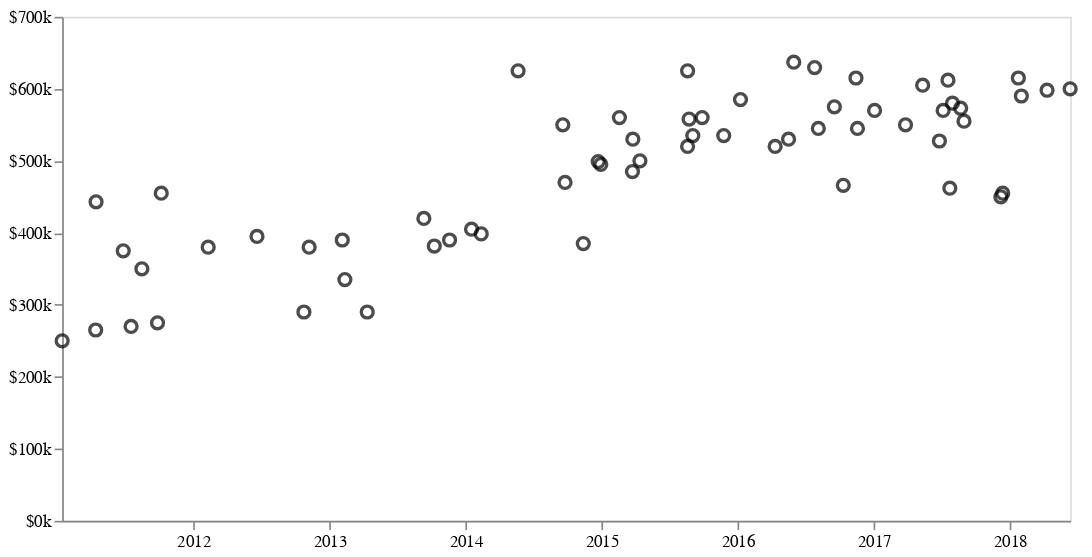

The code cell stored with this chart in its notebook:
### Markdown cell above
### Prices by date

### Code cell
chart = alt.Chart(pwest).mark_point(size=50, color="black").encode(
    x=alt.X(
        "date:T",
        axis=alt.Axis(title="", format="%Y", tickCount=7, grid=False),
    ),
    y=alt.Y(
        "price:Q",
        axis=alt.Axis(title="", format="$s", grid=False),
        scale=alt.Scale(domain=[0, 700000])
    ),
    tooltip=["unit", "price", "square_feet", "price_per_square_foot"]
).properties(width=600)

chart.configure_view(
    strokeOpacity=0
).save('assets/price-by-date.svg')

chart

### Figure 1 — Vega-Lite specification as saved in the notebook (floating-point values rounded to 4 significant figures)
{"$schema": "https://vega.github.io/schema/vega-lite/v2.4.3.json", "config": {"view": {"height": 300, "width": 400}}, "data": {"values": [{"bathrooms": 2, "bedrooms": 2, "building_name": "Promenade West", "building_number": 28, "date": "2018-06-12", "price": 600000, "price_per_square_foot": 453.5, "region": "Bunker Hill", "square_feet": 1323, "unit": "527", "url": "https://www.dlxco.com/the-promenade-west-lofts-condos-for-sale-lease-downtown-losangeles?mlsno=18-334730"}, {"bathrooms": 2, "bedrooms": 2, "building_name": "Promenade West", "building_number": 28, "date": "2018-04-11", "price": 598000, "price_per_square_foot": 443.6, "region": "Bunker Hill", "square_feet": 1348, "unit": "706", "url": "https://www.dlxco.com/the-promenade-west-lofts-condos-for-sale-lease-downtown-losangeles?mlsno=SR18004194CN"}, {"bathrooms": 2, "bedrooms": 2, "building_name": "Promenade West", "building_number": 28, "date": "2018-02-01", "price": 590000, "price_per_square_foot": 446.0, "region": "Bunker Hill", "square_feet": 1323, "unit": "409", "url": "https://www.dlxco.com/the-promenade-west-lofts-condos-for-sale-lease-downtown-losangeles?mlsno=18-302636"}, {"bathrooms": 3, "bedrooms": 2, "building_name": "Promenade West", "building_number": 28, "date": "2018-01-24", "price": 615000, "price_per_square_foot": 407.6, "region": "Bunker Hill", "square_feet": 1509, "unit": "315", "url": "https://www.dlxco.com/the-promenade-west-lofts-condos-for-sale-lease-downtown-losangeles?mlsno=17-280756"}, {"bathrooms": 1, "bedrooms": 1, "building_name": "Promenade West", "building_number": 28, "date": "2017-12-13", "price": 455000, "price_per_square_foot": 452.3, "region": "Bunker Hill", "square_feet": 1006, "unit": "804", "url": "https://www.dlxco.com/the-promenade-west-lofts-condos-for-sale-lease-downtown-losangeles?mlsno=17-276468"}, {"bathrooms": 2, "bedrooms": 1, "building_name": "Promenade West", "building_number": 28, "date": "2017-12-08", "price": 450000, "price_per_square_foot": 447.3, "region": "Bunker Hill", "square_feet": 1006, "unit": "803", "url": "https://www.dlxco.com/the-promenade-west-lofts-condos-for-sale-lease-downtown-losangeles?mlsno=RS17251377MR"}, {"bathrooms": 2, "bedrooms": 2, "building_name": "Promenade West", "building_number": 28, "date": "2017-08-31", "price": 555000, "price_per_square_foot": 450.5, "region": "Bunker Hill", "square_feet": 1232, "unit": "511", "url": "https://www.dlxco.com/the-promenade-west-lofts-condos-for-sale-lease-downtown-losangeles?mlsno=SR17142069CN"}, {"bathrooms": 2, "bedrooms": 2, "building_name": "Promenade West", "building_number": 28, "date": "2017-08-22", "price": 573000, "price_per_square_foot": 470.8, "region": "Bunker Hill", "square_feet": 1217, "unit": "305", "url": "https://www.dlxco.com/the-promenade-west-lofts-condos-for-sale-lease-downtown-losangeles?mlsno=17-241720"}, {"bathrooms": 3, "bedrooms": 2, "building_name": "Promenade West", "building_number": 28, "date": "2017-07-31", "price": 580000, "price_per_square_foot": 386.7, "region": "Bunker Hill", "square_feet": 1500, "unit": "316", "url": "https://www.dlxco.com/the-promenade-west-lofts-condos-for-sale-lease-downtown-losangeles?mlsno=17-206676"}, {"bathrooms": 1, "bedrooms": 1, "building_name": "Promenade West", "building_number": 28, "date": "2017-07-24", "price": 462000, "price_per_square_foot": 465.7, "region": "Bunker Hill", "square_feet": 992, "unit": "712", "url": "https://www.dlxco.com/the-promenade-west-lofts-condos-for-sale-lease-downtown-losangeles?mlsno=17-233274"}, {"bathrooms": 2, "bedrooms": 3, "building_name": "Promenade West", "building_number": 28, "date": "2017-07-19", "price": 612000, "price_per_square_foot": 375.9, "region": "Bunker Hill", "square_feet": 1628, "unit": "705", "url": "https://www.dlxco.com/the-promenade-west-lofts-condos-for-sale-lease-downtown-losangeles?mlsno=17-229802"}, {"bathrooms": 2, "bedrooms": 2, "building_name": "Promenade West", "building_number": 28, "date": "2017-07-06", "price": 570000, "price_per_square_foot": 468.4, "region": "Bunker Hill", "square_feet": 1217, "unit": "309", "url": "https://www.dlxco.com/the-promenade-west-lofts-condos-for-sale-lease-downtown-losangeles?mlsno=17-215688"}, {"bathrooms": 2, "bedrooms": 2, "building_name": "Promenade West", "building_number": 28, "date": "2017-06-26", "price": 527500, "price_per_square_foot": 391.3, "region": "Bunker Hill", "square_feet": 1348, "unit": "621", "url": "https://www.dlxco.com/the-promenade-west-lofts-condos-for-sale-lease-downtown-losangeles?mlsno=SB17104895MR"}, {"bathrooms": 3, "bedrooms": 2, "building_name": "Promenade West", "building_number": 28, "date": "2017-05-12", "price": 605000, "price_per_square_foot": 400.1, "region": "Bunker Hill", "square_feet": 1512, "unit": "206", "url": "https://www.dlxco.com/the-promenade-west-lofts-condos-for-sale-lease-downtown-losangeles?mlsno=17-211192"}, {"bathrooms": 2, "bedrooms": 3, "building_name": "Promenade West", "building_number": 28, "date": "2017-03-27", "price": 550000, "price_per_square_foot": 322.2, "region": "Bunker Hill", "square_feet": 1707, "unit": "520", "url": "https://www.dlxco.com/the-promenade-west-lofts-condos-for-sale-lease-downtown-losangeles?mlsno=16-166900"}, {"bathrooms": 2, "bedrooms": 2, "building_name": "Promenade West", "building_number": 28, "date": "2017-01-03", "price": 570000, "price_per_square_foot": 430.8, "region": "Bunker Hill", "square_feet": 1323, "unit": "619", "url": "https://www.dlxco.com/the-promenade-west-lofts-condos-for-sale-lease-downtown-losangeles?mlsno=16-176362"}, {"bathrooms": 2, "bedrooms": 2, "building_name": "Promenade West", "building_number": 28, "date": "2016-11-18", "price": 545000, "price_per_square_foot": 435.0, "region": "Bunker Hill", "square_feet": 1253, "unit": "501", "url": "https://www.dlxco.com/the-promenade-west-lofts-condos-for-sale-lease-downtown-losangeles?mlsno=16-149712"}, {"bathrooms": 2, "bedrooms": 2, "building_name": "Promenade West", "building_number": 28, "date": "2016-11-14", "price": 615000, "price_per_square_foot": 440.5, "region": "Bunker Hill", "square_feet": 1396, "unit": "808", "url": "https://www.dlxco.com/the-promenade-west-lofts-condos-for-sale-lease-downtown-losangeles?mlsno=16-138782"}, {"bathrooms": 1, "bedrooms": 1, "building_name": "Promenade West", "building_number": 28, "date": "2016-10-11", "price": 466000, "price_per_square_foot": 463.2, "region": "Bunker Hill", "square_feet": 1006, "unit": "806", "url": "https://www.dlxco.com/the-promenade-west-lofts-condos-for-sale-lease-downtown-losangeles?mlsno=16-122734"}, {"bathrooms": 2, "bedrooms": 2, "building_name": "Promenade West", "building_number": 28, "date": "2016-09-17", "price": 575000, "price_per_square_foot": 433.3, "region": "Bunker Hill", "square_feet": 1327, "unit": "415", "url": "https://www.dlxco.com/the-promenade-west-lofts-condos-for-sale-lease-downtown-losangeles?mlsno=16-142232"}, {"bathrooms": 1, "bedrooms": 1, "building_name": "Promenade West", "building_number": 28, "date": "2016-08-05", "price": 545000, "price_per_square_foot": 541.7, "region": "Bunker Hill", "square_feet": 1006, "unit": "802", "url": "https://www.dlxco.com/the-promenade-west-lofts-condos-for-sale-lease-downtown-losangeles?mlsno=16-125118"}, {"bathrooms": 3, "bedrooms": 2, "building_name": "Promenade West", "building_number": 28, "date": "2016-07-26", "price": 629500, "price_per_square_foot": 416.3, "region": "Bunker Hill", "square_feet": 1512, "unit": "314", "url": "https://www.dlxco.com/the-promenade-west-lofts-condos-for-sale-lease-downtown-losangeles?mlsno=16-124382"}, {"bathrooms": 2, "bedrooms": 3, "building_name": "Promenade West", "building_number": 28, "date": "2016-05-31", "price": 637000, "price_per_square_foot": 391.0, "region": "Bunker Hill", "square_feet": 1629, "unit": "505", "url": "https://www.dlxco.com/the-promenade-west-lofts-condos-for-sale-lease-downtown-losangeles?mlsno=PW16060511MR"}, {"bathrooms": 1, "bedrooms": 1, "building_name": "Promenade West", "building_number": 28, "date": "2016-05-17", "price": 530000, "price_per_square_foot": 526.8, "region": "Bunker Hill", "square_feet": 1006, "unit": "801", "url": "https://www.dlxco.com/the-promenade-west-lofts-condos-for-sale-lease-downtown-losangeles?mlsno=16-975267"}, {"bathrooms": 2, "bedrooms": 2, "building_name": "Promenade West", "building_number": 28, "date": "2016-04-11", "price": 520000, "price_per_square_foot": 385.8, "region": "Bunker Hill", "square_feet": 1348, "unit": "414", "url": "https://www.dlxco.com/the-promenade-west-lofts-condos-for-sale-lease-downtown-losangeles?mlsno=15-963651"}, {"bathrooms": 3, "bedrooms": 2, "building_name": "Promenade West", "building_number": 28, "date": "2016-01-09", "price": 585000, "price_per_square_foot": 386.9, "region": "Bunker Hill", "square_feet": 1512, "unit": "202", "url": "https://www.dlxco.com/the-promenade-west-lofts-condos-for-sale-lease-downtown-losangeles?mlsno=15-960051"}, {"bathrooms": 2, "bedrooms": 2, "building_name": "Promenade West", "building_number": 28, "date": "2015-11-25", "price": 535000, "price_per_square_foot": 408.1, "region": "Bunker Hill", "square_feet": 1311, "unit": "516", "url": "https://www.dlxco.com/the-promenade-west-lofts-condos-for-sale-lease-downtown-losangeles?mlsno=315009216IT"}, {"bathrooms": 2, "bedrooms": 2, "building_name": "Promenade West", "building_number": 28, "date": "2015-09-28", "price": 560000, "price_per_square_foot": 416.0, "region": "Bunker Hill", "square_feet": 1346, "unit": "504", "url": "https://www.dlxco.com/the-promenade-west-lofts-condos-for-sale-lease-downtown-losangeles?mlsno=15-927421"}, {"bathrooms": 2, "bedrooms": 2, "building_name": "Promenade West", "building_number": 28, "date": "2015-09-03", "price": 535000, "price_per_square_foot": 404.1, "region": "Bunker Hill", "square_feet": 1324, "unit": "611", "url": "https://www.dlxco.com/the-promenade-west-lofts-condos-for-sale-lease-downtown-losangeles?mlsno=15-906695"}, {"bathrooms": 2, "bedrooms": 2, "building_name": "Promenade West", "building_number": 28, "date": "2015-08-24", "price": 558000, "price_per_square_foot": 421.8, "region": "Bunker Hill", "square_feet": 1323, "unit": "616", "url": "https://www.dlxco.com/the-promenade-west-lofts-condos-for-sale-lease-downtown-losangeles?mlsno=15-907973"}, {"bathrooms": 2, "bedrooms": 2, "building_name": "Promenade West", "building_number": 28, "date": "2015-08-20", "price": 520000, "price_per_square_foot": 385.8, "region": "Bunker Hill", "square_feet": 1348, "unit": "701", "url": "https://www.dlxco.com/the-promenade-west-lofts-condos-for-sale-lease-downtown-losangeles?mlsno=15-913217"}, {"bathrooms": 2, "bedrooms": 2, "building_name": "Promenade West", "building_number": 28, "date": "2015-08-20", "price": 625000, "price_per_square_foot": 472.4, "region": "Bunker Hill", "square_feet": 1323, "unit": "527", "url": "https://www.dlxco.com/the-promenade-west-lofts-condos-for-sale-lease-downtown-losangeles?mlsno=AR15120825MR"}, {"bathrooms": 2, "bedrooms": 2, "building_name": "Promenade West", "building_number": 28, "date": "2015-04-14", "price": 500000, "price_per_square_foot": 370.9, "region": "Bunker Hill", "square_feet": 1348, "unit": "704", "url": "https://www.dlxco.com/the-promenade-west-lofts-condos-for-sale-lease-downtown-losangeles?mlsno=15-824505"}, {"bathrooms": 2, "bedrooms": 2, "building_name": "Promenade West", "building_number": 28, "date": "2015-03-26", "price": 530000, "price_per_square_foot": 393.2, "region": "Bunker Hill", "square_feet": 1348, "unit": "412", "url": "https://www.dlxco.com/the-promenade-west-lofts-condos-for-sale-lease-downtown-losangeles?mlsno=15-879535"}, {"bathrooms": 3, "bedrooms": 2, "building_name": "Promenade West", "building_number": 28, "date": "2015-03-25", "price": 485000, "price_per_square_foot": 321.4, "region": "Bunker Hill", "square_feet": 1509, "unit": "319", "url": "https://www.dlxco.com/the-promenade-west-lofts-condos-for-sale-lease-downtown-losangeles?mlsno=14-795913"}, {"bathrooms": 3, "bedrooms": 2, "building_name": "Promenade West", "building_number": 28, "date": "2015-02-18", "price": 560000, "price_per_square_foot": 373.3, "region": "Bunker Hill", "square_feet": 1500, "unit": "203", "url": "https://www.dlxco.com/the-promenade-west-lofts-condos-for-sale-lease-downtown-losangeles?mlsno=14-812843"}, {"bathrooms": 2, "bedrooms": 2, "building_name": "Promenade West", "building_number": 28, "date": "2014-12-30", "price": 495000, "price_per_square_foot": 374.1, "region": "Bunker Hill", "square_feet": 1323, "unit": "524", "url": "https://www.dlxco.com/the-promenade-west-lofts-condos-for-sale-lease-downtown-losangeles?mlsno=14-781543"}, {"bathrooms": 2, "bedrooms": 2, "building_name": "Promenade West", "building_number": 28, "date": "2014-12-23", "price": 499000, "price_per_square_foot": 410.0, "region": "Bunker Hill", "square_feet": 1217, "unit": "209", "url": "https://www.dlxco.com/the-promenade-west-lofts-condos-for-sale-lease-downtown-losangeles?mlsno=14-812935"}, {"bathrooms": 1, "bedrooms": 1, "building_name": "Promenade West", "building_number": 28, "date": "2014-11-13", "price": 385000, "price_per_square_foot": 382.7, "region": "Bunker Hill", "square_feet": 1006, "unit": "610", "url": "https://www.dlxco.com/the-promenade-west-lofts-condos-for-sale-lease-downtown-losangeles?mlsno=14-791495"}, {"bathrooms": 3, "bedrooms": 2, "building_name": "Promenade West", "building_number": 28, "date": "2014-09-25", "price": 470000, "price_per_square_foot": 313.8, "region": "Bunker Hill", "square_feet": 1498, "unit": "317", "url": "https://www.dlxco.com/the-promenade-west-lofts-condos-for-sale-lease-downtown-losangeles?mlsno=214012630IT"}, {"bathrooms": 3, "bedrooms": 2, "building_name": "Promenade West", "building_number": 28, "date": "2014-09-19", "price": 550000, "price_per_square_foot": 363.8, "region": "Bunker Hill", "square_feet": 1512, "unit": "206", "url": "https://www.dlxco.com/the-promenade-west-lofts-condos-for-sale-lease-downtown-losangeles?mlsno=14-738439"}, {"bathrooms": 2, "bedrooms": 3, "building_name": "Promenade West", "building_number": 28, "date": "2014-05-22", "price": 625000, "price_per_square_foot": 370.9, "region": "Bunker Hill", "square_feet": 1685, "unit": "405", "url": "https://www.dlxco.com/the-promenade-west-lofts-condos-for-sale-lease-downtown-losangeles?mlsno=14-745001"}, {"bathrooms": 3, "bedrooms": 2, "building_name": "Promenade West", "building_number": 28, "date": "2014-02-12", "price": 398500, "price_per_square_foot": 264.1, "region": "Bunker Hill", "square_feet": 1509, "unit": "319", "url": "https://www.dlxco.com/the-promenade-west-lofts-condos-for-sale-lease-downtown-losangeles?mlsno=SR13129134CN"}, {"bathrooms": 2, "bedrooms": 2, "building_name": "Promenade West", "building_number": 28, "date": "2014-01-17", "price": 405000, "price_per_square_foot": 306.8, "region": "Bunker Hill", "square_feet": 1320, "unit": "108", "url": "https://www.dlxco.com/the-promenade-west-lofts-condos-for-sale-lease-downtown-losangeles?mlsno=13-719047"}, {"bathrooms": 1, "bedrooms": 1, "building_name": "Promenade West", "building_number": 28, "date": "2013-11-19", "price": 390000, "price_per_square_foot": 387.7, "region": "Bunker Hill", "square_feet": 1006, "unit": "711", "url": "https://www.dlxco.com/the-promenade-west-lofts-condos-for-sale-lease-downtown-losangeles?mlsno=13-689693"}, {"bathrooms": 2, "bedrooms": 2, "building_name": "Promenade West", "building_number": 28, "date": "2013-10-09", "price": 381650, "price_per_square_foot": 313.6, "region": "Bunker Hill", "square_feet": 1217, "unit": "211", "url": "https://www.dlxco.com/the-promenade-west-lofts-condos-for-sale-lease-downtown-losangeles?mlsno=PW13077881MR"}, {"bathrooms": 2, "bedrooms": 2, "building_name": "Promenade West", "building_number": 28, "date": "2013-09-11", "price": 420000, "price_per_square_foot": 340.9, "region": "Bunker Hill", "square_feet": 1232, "unit": "502", "url": "https://www.dlxco.com/the-promenade-west-lofts-condos-for-sale-lease-downtown-losangeles?mlsno=13-664793"}, {"bathrooms": 1, "bedrooms": 1, "building_name": "Promenade West", "building_number": 28, "date": "2013-04-12", "price": 290000, "price_per_square_foot": 289.1, "region": "Bunker Hill", "square_feet": 1003, "unit": "609", "url": "https://www.dlxco.com/the-promenade-west-lofts-condos-for-sale-lease-downtown-losangeles?mlsno=S710858MR"}, {"bathrooms": 2, "bedrooms": 2, "building_name": "Promenade West", "building_number": 28, "date": "2013-02-11", "price": 335000, "price_per_square_foot": 253.2, "region": "Bunker Hill", "square_feet": 1323, "unit": "522", "url": "https://www.dlxco.com/the-promenade-west-lofts-condos-for-sale-lease-downtown-losangeles?mlsno=P837804MR"}, {"bathrooms": 2, "bedrooms": 2, "building_name": "Promenade West", "building_number": 28, "date": "2013-02-04", "price": 390000, "price_per_square_foot": 293.9, "region": "Bunker Hill", "square_feet": 1327, "unit": "403", "url": "https://www.dlxco.com/the-promenade-west-lofts-condos-for-sale-lease-downtown-losangeles?mlsno=12-631013"}, {"bathrooms": 2, "bedrooms": 2, "building_name": "Promenade West", "building_number": 28, "date": "2012-11-07", "price": 380000, "price_per_square_foot": 286.4, "region": "Bunker Hill", "square_feet": 1327, "unit": "416", "url": "https://www.dlxco.com/the-promenade-west-lofts-condos-for-sale-lease-downtown-losangeles?mlsno=22167529IT"}, {"bathrooms": 2, "bedrooms": 2, "building_name": "Promenade West", "building_number": 28, "date": "2012-10-24", "price": 290000, "price_per_square_foot": 218.5, "region": "Bunker Hill", "square_feet": 1327, "unit": "526", "url": "https://www.dlxco.com/the-promenade-west-lofts-condos-for-sale-lease-downtown-losangeles?mlsno=12-598567"}, {"bathrooms": 2, "bedrooms": 2, "building_name": "Promenade West", "building_number": 28, "date": "2012-06-20", "price": 395000, "price_per_square_foot": 298.6, "region": "Bunker Hill", "square_feet": 1323, "unit": "308", "url": "https://www.dlxco.com/the-promenade-west-lofts-condos-for-sale-lease-downtown-losangeles?mlsno=12-593925"}, {"bathrooms": 2, "bedrooms": 2, "building_name": "Promenade West", "building_number": 28, "date": "2012-02-10", "price": 380000, "price_per_square_foot": 286.4, "region": "Bunker Hill", "square_feet": 1327, "unit": "415", "url": "https://www.dlxco.com/the-promenade-west-lofts-condos-for-sale-lease-downtown-losangeles?mlsno=11-569123"}, {"bathrooms": 3, "bedrooms": 2, "building_name": "Promenade West", "building_number": 28, "date": "2011-10-07", "price": 455000, "price_per_square_foot": 301.9, "region": "Bunker Hill", "square_feet": 1507, "unit": "205", "url": "https://www.dlxco.com/the-promenade-west-lofts-condos-for-sale-lease-downtown-losangeles?mlsno=11-535629"}, {"bathrooms": 3, "bedrooms": 2, "building_name": "Promenade West", "building_number": 28, "date": "2011-09-27", "price": 275000, "price_per_square_foot": 181.9, "region": "Bunker Hill", "square_feet": 1512, "unit": "216", "url": "https://www.dlxco.com/the-promenade-west-lofts-condos-for-sale-lease-downtown-losangeles?mlsno=C11032172MR"}, {"bathrooms": 2, "bedrooms": 2, "building_name": "Promenade West", "building_number": 28, "date": "2011-08-16", "price": 350000, "price_per_square_foot": 284.1, "region": "Bunker Hill", "square_feet": 1232, "unit": "511", "url": "https://www.dlxco.com/the-promenade-west-lofts-condos-for-sale-lease-downtown-losangeles?mlsno=11-524713"}, {"bathrooms": 1, "bedrooms": 1, "building_name": "Promenade West", "building_number": 28, "date": "2011-07-18", "price": 270000, "price_per_square_foot": 268.4, "region": "Bunker Hill", "square_feet": 1006, "unit": "804", "url": "https://www.dlxco.com/the-promenade-west-lofts-condos-for-sale-lease-downtown-losangeles?mlsno=11-505205"}, {"bathrooms": 3, "bedrooms": 2, "building_name": "Promenade West", "building_number": 28, "date": "2011-06-27", "price": 375000, "price_per_square_foot": 248.0, "region": "Bunker Hill", "square_feet": 1512, "unit": "314", "url": "https://www.dlxco.com/the-promenade-west-lofts-condos-for-sale-lease-downtown-losangeles?mlsno=11-507735"}, {"bathrooms": 3, "bedrooms": 2, "building_name": "Promenade West", "building_number": 28, "date": "2011-04-15", "price": 443000, "price_per_square_foot": 295.3, "region": "Bunker Hill", "square_feet": 1500, "unit": "203", "url": "https://www.dlxco.com/the-promenade-west-lofts-condos-for-sale-lease-downtown-losangeles?mlsno=10-469183"}, {"bathrooms": 2, "bedrooms": 2, "building_name": "Promenade West", "building_number": 28, "date": "2011-04-14", "price": 265000, "price_per_square_foot": 217.7, "region": "Bunker Hill", "square_feet": 1217, "unit": "107", "url": "https://www.dlxco.com/the-promenade-west-lofts-condos-for-sale-lease-downtown-losangeles?mlsno=R1006067MR"}, {"bathrooms": 1, "bedrooms": 1, "building_name": "Promenade West", "building_number": 28, "date": "2011-01-14", "price": 250000, "price_per_square_foot": 252.0, "region": "Bunker Hill", "square_feet": 992, "unit": "714", "url": "https://www.dlxco.com/the-promenade-west-lofts-condos-for-sale-lease-downtown-losangeles?mlsno=10-480135"}]}, "encoding": {"tooltip": [{"field": "unit", "type": "nominal"}, {"field": "price", "type": "quantitative"}, {"field": "square_feet", "type": "quantitative"}, {"field": "price_per_square_foot", "type": "quantitative"}], "x": {"axis": {"format": "%Y", "grid": false, "tickCount": 7, "title": ""}, "field": "date", "type": "temporal"}, "y": {"axis": {"format": "$s", "grid": false, "title": ""}, "field": "price", "scale": {"domain": [0, 700000]}, "type": "quantitative"}}, "mark": {"color": "black", "size": 50, "type": "point"}, "width": 600}
